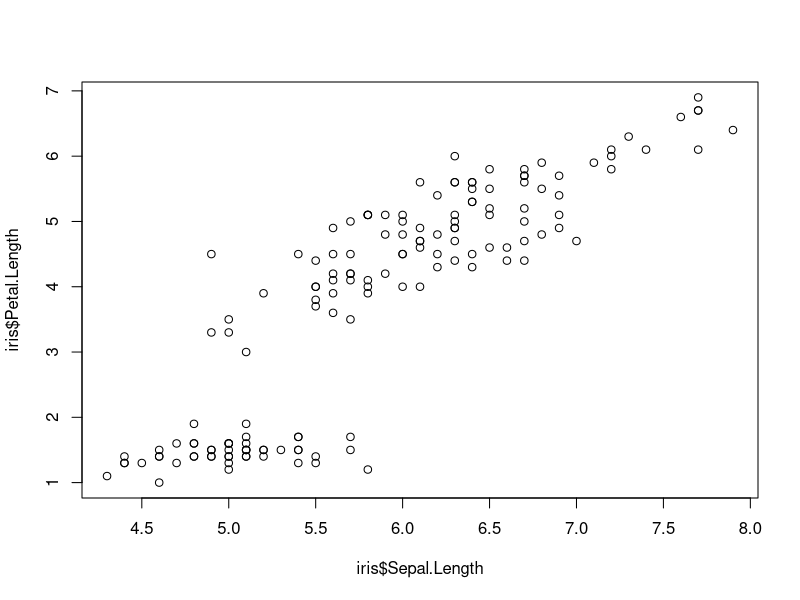
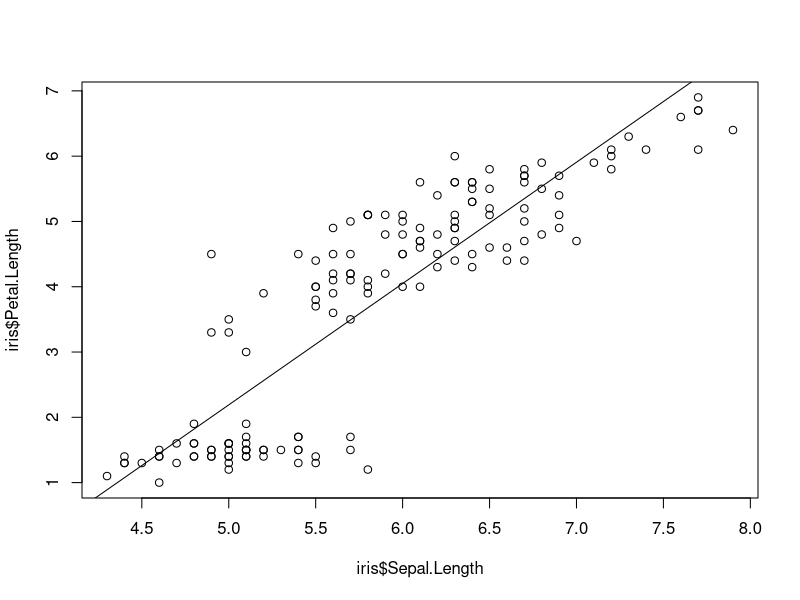
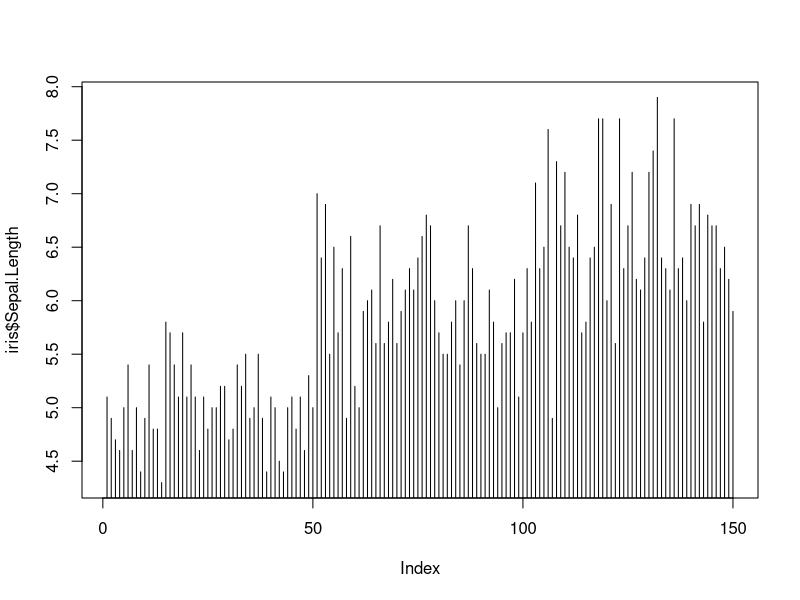
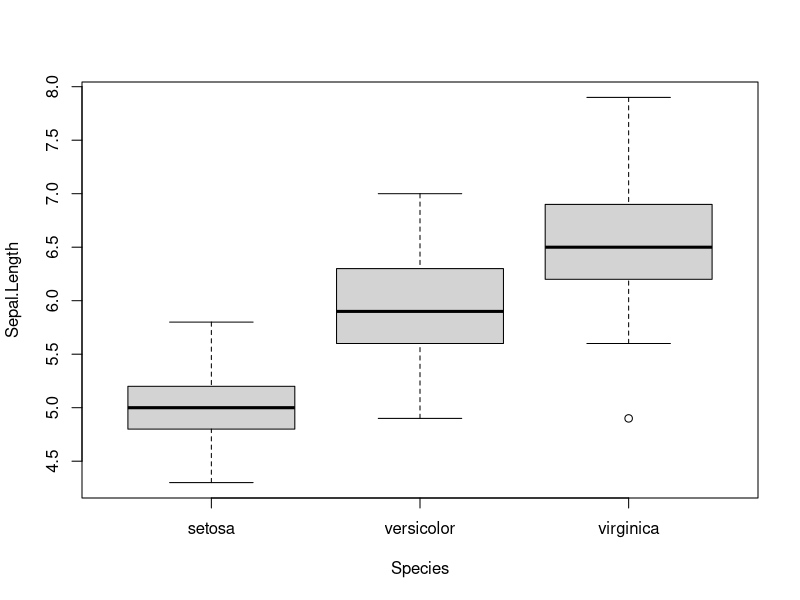
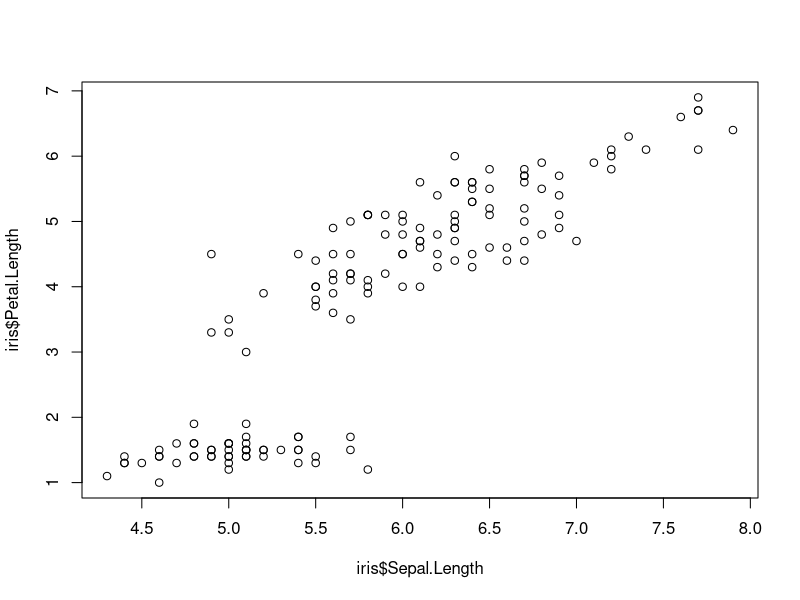
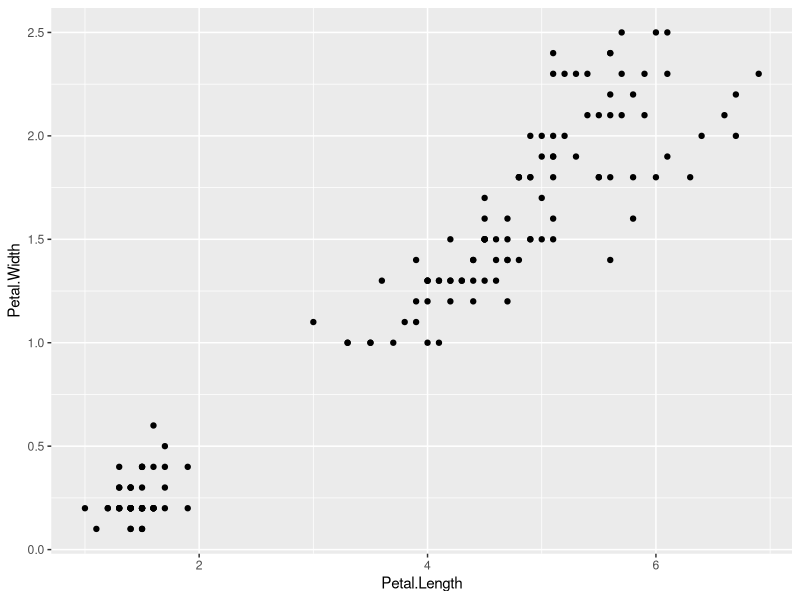
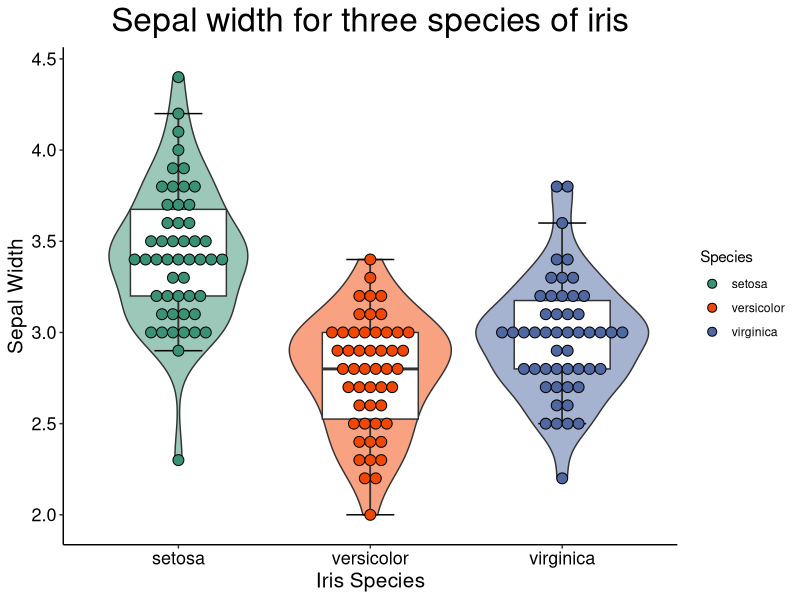
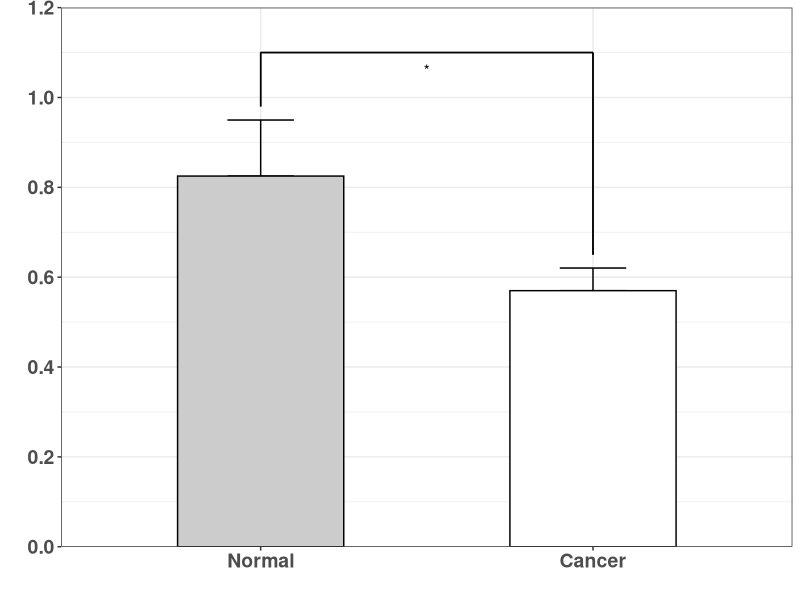

These charts were generated, in order, by the following R code: (Note: this script raises an error after producing the figures.)
## ---- chunk 1
library(readr)
iris <- read_delim("datasets/iris.txt", delim="\t")

str(iris)
# Classes ‘tbl_df’, ‘tbl’ and 'data.frame':	150 obs. of  5 variables:
#  $ Sepal.Length: num  5.1 4.9 4.7 4.6 5 5.4 4.6 5 4.4 4.9 ...
#  $ Sepal.Width : num  3.5 3 3.2 3.1 3.6 3.9 3.4 3.4 2.9 3.1 ...
#  $ Petal.Length: num  1.4 1.4 1.3 1.5 1.4 1.7 1.4 1.5 1.4 1.5 ...
#  $ Petal.Width : num  0.2 0.2 0.2 0.2 0.2 0.4 0.3 0.2 0.2 0.1 ...
#  $ Species     : chr  "setosa" "setosa" "setosa" "setosa" ...
## ---- chunk 2
plot(iris$Sepal.Length, iris$Petal.Length)

## ---- chunk 3
plot(iris$Sepal.Length, iris$Petal.Length)
abline(lm(iris$Petal.Length ~ iris$Sepal.Length))
## ---- chunk 4
plot(iris$Sepal.Length, type = 'h')
## ---- chunk 5
boxplot(Sepal.Length ~ Species, data = iris)
## ---- chunk 6
plot(iris$Sepal.Length, iris$Petal.Length)
## ---- chunk 7
library(ggplot2)
ggplot(data = iris, aes(x=Petal.Length, y=Petal.Width)) + geom_point()
## ---- chunk 8
ggplot(iris, aes(x=Species, y=Sepal.Width)) +
     geom_violin(alpha=0.5, show.legend = FALSE, aes(fill = Species)) + 
     stat_boxplot(geom ='errorbar', width=0.25) +
     geom_boxplot(width=0.5, show.legend = FALSE) + 
     geom_dotplot(binaxis="y", stackdir="center", position="dodge", dotsize=0.75, aes(fill=Species)) + 
     ggtitle("Sepal width for three species of iris") + 
     labs(x="Iris Species", y="Sepal Width") + 
     theme_classic() + 
     theme(axis.title = element_text(size=15),
           plot.title = element_text(size = 24, hjust = 0.5),
           axis.text = element_text(size=13, color = "black")) +
     scale_fill_manual(values = c("#3A9276","#F14705","#4F68A1")) 
## ---- chunk 9
Normal <- c(0.83, 0.79, 0.99, 0.69)
Cancer <- c(0.56, 0.56, 0.64, 0.52)
m <- c(mean(Normal), mean(Cancer))
s <- c(sd(Normal), sd(Cancer))
d <- data.frame(V=c("Normal", "Cancer"), mean=m, sd=s)
d$V <- factor(d$V, levels=c("Normal", "Cancer"))

ggplot(d, aes(V, mean, fill=V, width=.5)) + 
     geom_errorbar(aes(ymin=mean, ymax=mean+sd, width=.2), 
                     position=position_dodge(width=.8)) + 
     geom_bar(stat="identity", position=position_dodge(width=.8), colour="black") + 
     scale_fill_manual(values=c("grey80", "white")) + 
     theme_bw() +theme(legend.position="none") + xlab("") + ylab("") + 
     theme(axis.text.x = element_text(face="bold", size=14), 
               axis.text.y = element_text(face="bold", size=14)) + 
     scale_y_continuous(expand=c(0,0), limits=c(0, 1.2), breaks=seq(0, 1.2, by=.2)) + 
     geom_segment(aes(x=1, y=.98, xend=1, yend=1.1)) + 
     geom_segment(aes(x=2, y=.65, xend=2, yend=1.1)) + 
     geom_segment(aes(x=1, y=1.1, xend=2, yend=1.1)) + 
     annotate("text", x=1.5, y=1.06, label="*")
## ---- chunk 10
ggplot(iris)
## ---- chunk 11
ggplot(iris, aes(x=Sepal.Length))
## ---- chunk 12
ggplot(iris, aes(x=Sepal.Length)) + geom_point()
# Error: geom_point requires the following missing aesthetics: y
## ---- chunk 13
ggplot(iris, aes(x=Sepal.Length, y=Sepal.Width)) + geom_point() + geom_smooth()
## ---- chunk 14
ggplot(iris, aes(x=Sepal.Length)) + geom_histogram()
## ---- chunk 15
ggplot(iris, aes(x=Sepal.Length)) + geom_histogram()
## ---- chunk 16
ggplot(iris, aes(x=Sepal.Length, fill=Species)) + geom_histogram()
## ---- chunk 17
ggplot(iris, aes(x=Sepal.Length, fill=Species)) + geom_histogram(position="identity", alpha=0.5)
## ---- chunk 18
ggplot(iris, aes(x=Sepal.Length, fill=Species)) + geom_histogram(alpha=0.5)
## ---- chunk 19
ggplot(iris, aes(x=Sepal.Length, y=Sepal.Width, color=Sepal.Width)) + geom_point()
## ---- chunk 20
ggplot(iris, aes(x=Sepal.Length, y=Sepal.Width, color=Species)) + geom_point()
## ---- chunk 21
ggplot(iris, aes(x=Sepal.Length, y=Sepal.Width, color="coral")) + geom_point()
## ---- chunk 22
ggplot(iris, aes(x=Sepal.Length, y=Sepal.Width, shape=Species)) + geom_point()
## ---- chunk 23
ggplot(iris, aes(x=Sepal.Length, y=Sepal.Width, shape=Species)) + geom_point(position="jitter")
## ---- chunk 24
ggplot(iris, aes(x=Species, y=Sepal.Length)) + geom_point()
## ---- chunk 25
ggplot(iris, aes(x=Species, y=Sepal.Length)) + geom_jitter()
## ---- chunk 26
ggplot(iris, aes(x=Species, y=Sepal.Length)) + geom_jitter(width=0.25)
## ---- chunk 27
ggplot(iris, aes(x=Species, y=Sepal.Length)) + geom_boxplot()
## ---- chunk 28
ggplot(iris, aes(x=Species, y=Sepal.Length, color=Species)) + geom_boxplot()
## ---- chunk 29
ggplot(iris, aes(x=Species, y=Sepal.Length, fill=Species)) + geom_boxplot()
## ---- chunk 30
ggplot(iris, aes(Petal.Width)) + geom_bar()
## ---- chunk 31
ggplot(iris, aes(Sepal.Length, fill=Species)) + geom_bar()
## ---- chunk 32
ggplot(iris, aes(Sepal.Length, fill=Species)) + geom_bar(position = "dodge")
## ---- chunk 33
ggplot(iris, aes(Sepal.Length, fill=Species)) + geom_bar(position = "fill")
## ---- chunk 34
ggplot(iris, aes(Sepal.Length, fill=Species)) + geom_bar(position = "stack")
## ---- chunk 35
ggplot(iris, aes(x=Sepal.Length, y=Sepal.Width, color=Sepal.Width)) +
     geom_point() +
     facet_grid(. ~ Species) +
     xlab('Sepal length (mm)') +
     ylab('Sepal width (mm)') +
     theme_classic()
## ---- chunk 36
ggplot(iris, aes(Sepal.Length, Sepal.Width, color = Species)) +
         geom_point() + facet_grid(.~Species)
## ---- chunk 37
ggplot(iris, aes(Sepal.Length, Sepal.Width, color = Species)) +
         geom_point() + facet_grid(.~Species) + geom_smooth(method = "lm")
## ---- chunk 38
ggplot(iris, aes(Sepal.Length, Sepal.Width, color=Species)) + 
     geom_jitter() + 
     coord_cartesian(xlim = c(4,6), ylim=c(2.5,4))
## ---- chunk 39
ggplot(iris, aes(x=Species, y=Sepal.Width, fill=Species)) +
     geom_boxplot(alpha=0.6, width=0.5) + 
     theme_dark()
## ---- chunk 40
ggplot(iris, aes(x=Species, y=Sepal.Width, fill=Species)) +
     geom_boxplot(alpha=0.6, width=0.5) + 
     theme_light()
